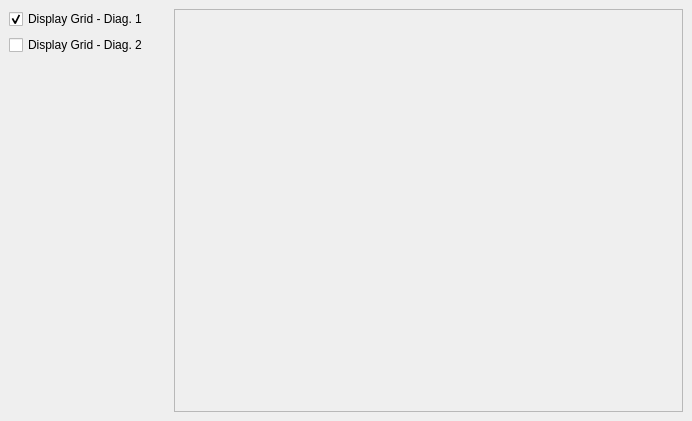
<ui version="4.0" >
 <class>MainWindow</class>
 <widget class="QWidget" name="MainWindow" >
  <property name="geometry" >
   <rect>
    <x>0</x>
    <y>0</y>
    <width>692</width>
    <height>421</height>
   </rect>
  </property>
  <property name="windowTitle" >
   <string>Line Chart </string>
  </property>
  <property name="windowIcon" >
   <iconset/>
  </property>
  <layout class="QGridLayout" >
   <property name="margin" >
    <number>9</number>
   </property>
   <property name="spacing" >
    <number>6</number>
   </property>
   <item row="0" column="0" >
    <layout class="QVBoxLayout" >
     <property name="margin" >
      <number>0</number>
     </property>
     <property name="spacing" >
      <number>6</number>
     </property>
     <item>
      <layout class="QVBoxLayout" >
       <property name="margin" >
        <number>0</number>
       </property>
       <property name="spacing" >
        <number>6</number>
       </property>
       <item>
        <widget class="QCheckBox" name="displayGrid1CB" >
         <property name="text" >
          <string>Display Grid - Diag. 1</string>
         </property>
         <property name="checked" >
          <bool>true</bool>
         </property>
        </widget>
       </item>
       <item>
        <widget class="QCheckBox" name="displayGrid2CB" >
         <property name="text" >
          <string>Display Grid - Diag. 2</string>
         </property>
         <property name="checked" >
          <bool>false</bool>
         </property>
        </widget>
       </item>
      </layout>
     </item>
     <item>
      <spacer>
       <property name="orientation" >
        <enum>Qt::Vertical</enum>
       </property>
       <property name="sizeHint" >
        <size>
         <width>159</width>
         <height>311</height>
        </size>
       </property>
      </spacer>
     </item>
    </layout>
   </item>
   <item row="0" column="1" >
    <widget class="QSplitter" name="splitter" >
     <property name="orientation" >
      <enum>Qt::Horizontal</enum>
     </property>
     <widget class="QFrame" name="chartFrame" >
      <property name="minimumSize" >
       <size>
        <width>300</width>
        <height>400</height>
       </size>
      </property>
      <property name="frameShape" >
       <enum>QFrame::StyledPanel</enum>
      </property>
      <property name="frameShadow" >
       <enum>QFrame::Raised</enum>
      </property>
     </widget>
    </widget>
   </item>
  </layout>
 </widget>
 <resources/>
 <connections/>
</ui>
